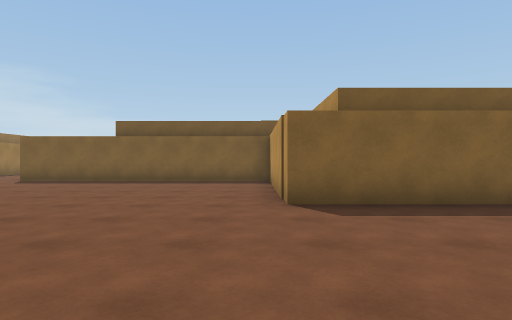
view 1 (above)

22 first-person views from a walk through a 3-D level made in the Unity game engine. The camera is 1.2 m above the floor, looks level and sees 75° across. The floor is counted in squares, 2 m on a side. Each view is taken from the middle of a square. On the plan, view 1 faces up. The plan holds only what a view shows up to about 10 squares ahead; the rest is blank. The place goes on beyond the plan. The player character is not drawn.

view 2
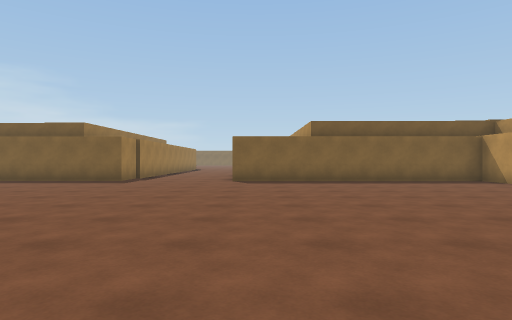

view 3
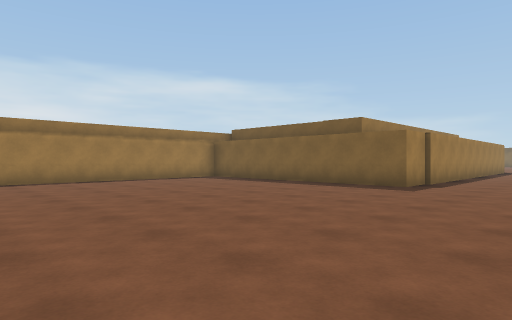

view 4
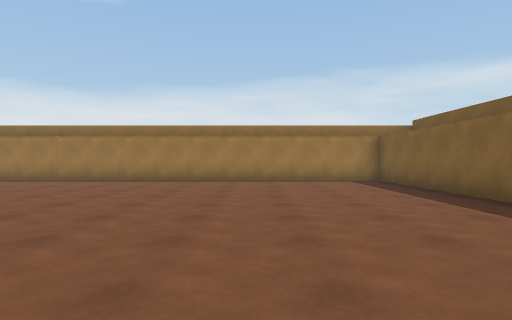

view 5
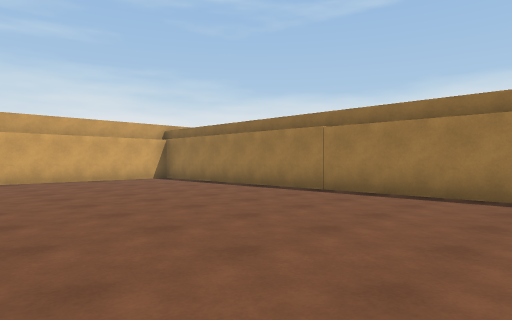

view 6
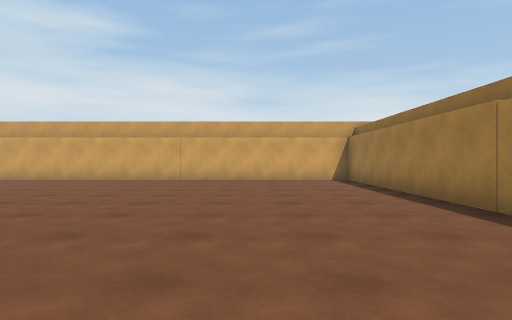

view 7
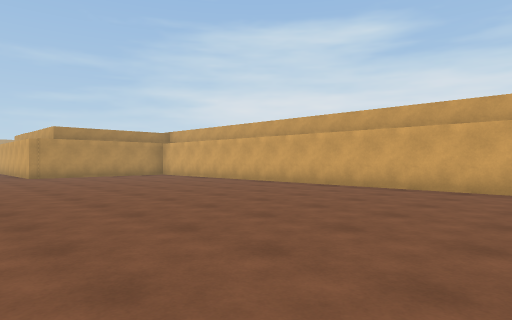

view 8
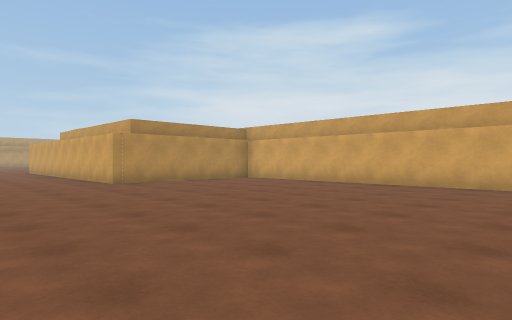

view 9
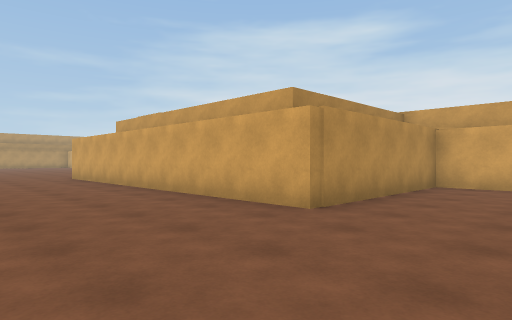

view 10
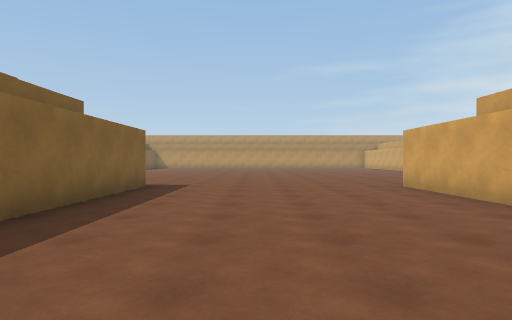

view 11
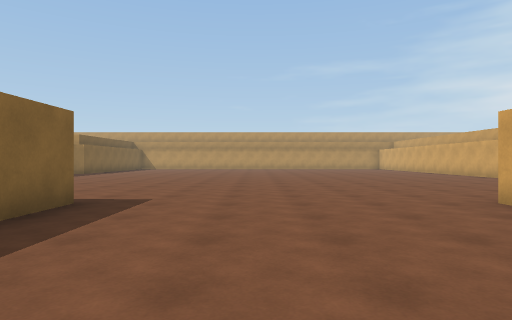

view 12
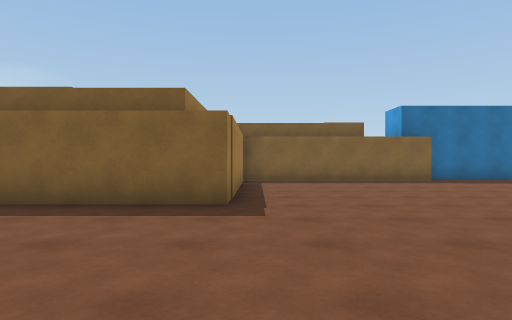

view 13
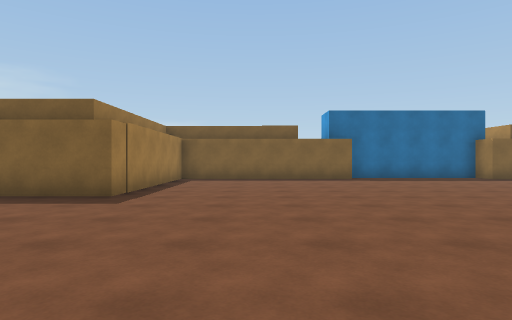

view 14
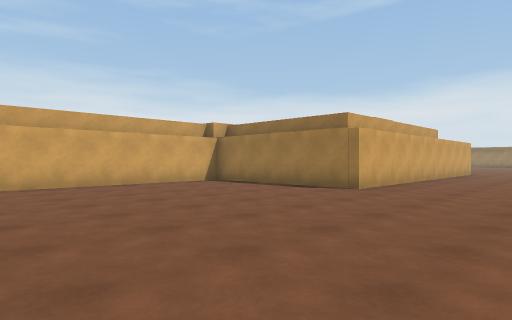

view 15
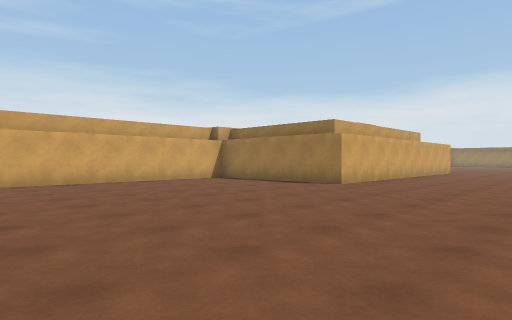

view 16
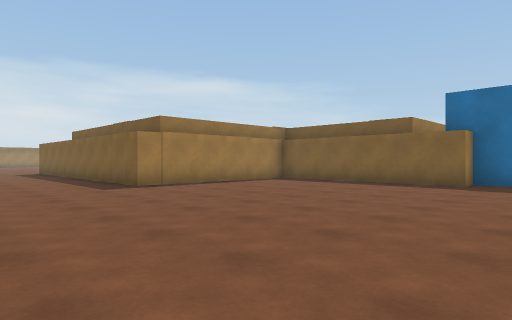

view 17
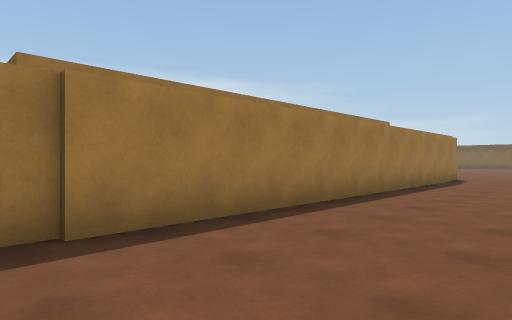

view 18
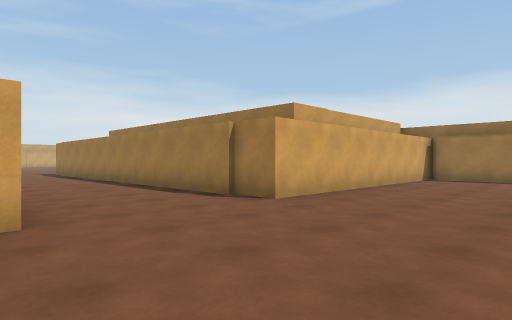

view 19
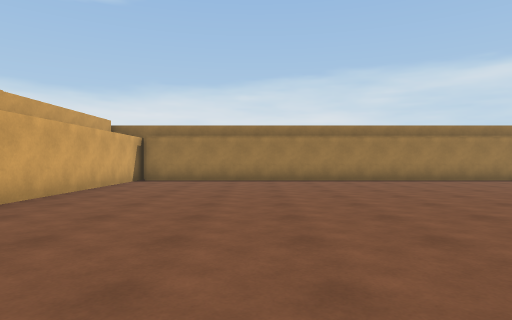

view 20
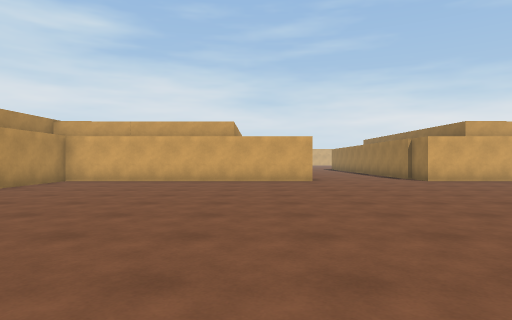

view 21
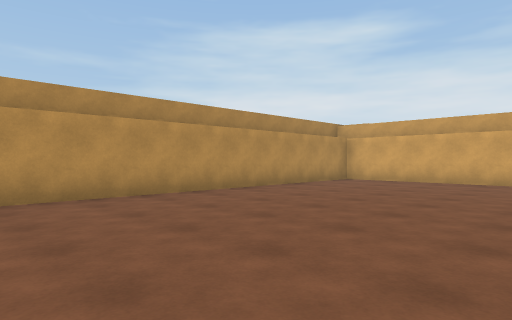

view 22
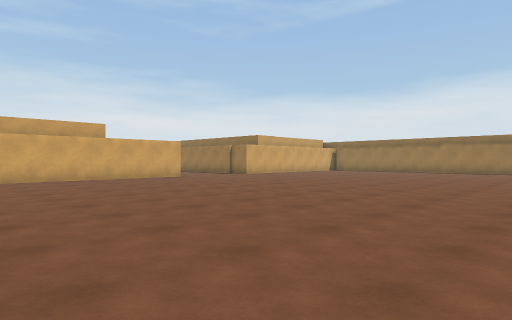

### Floor plan
Points are (right, up) in squares from view 1. A wall is a line through its corners. A room is listed if a view was taken in it or the views show most of it. See-through windows are left out.
Room 1 (views 1, 2, 3, 4, 5, 6, 7, 8, 9, 10, 11, 12, 13, 14, 15, 16, 17)
walls: (3.5, 4.5) (0.4, 4.5) (0.4, 9.6) (-6.8, 9.6); (15.9, 10.2) (15, 10.2) (15, 9.6) (9.6, 9.6) (9.6, 4.5) (5.2, 4.5); (-9.7, 21.6) (-9.7, 9.6) (-16.8, 9.6) (-16.8, -6) (0.4, -6) (0.4, -1.4) (9.6, -1.4) (9.6, -6) (15.9, -6)
ways out: opening at (-8, 22) to room 2
Room 2 (views 18, 19, 20, 21, 22)
walls: (-6.6, 21.6) (0.4, 21.6) (0.4, 30.4); (-16.8, 32.5) (-16.8, 21.6) (-9.7, 21.6)
ways out: opening at (-8, 22) to room 1

Positions as (right, up) in squares from view 1, and headings:
1: (0, 0), facing up
2: (-6, 0), facing up
3: (-7, 2), facing up-left
4: (-7, 6), facing left
5: (-11, 4), facing down-left
6: (-14, 4), facing down
7: (-12, 1), facing down-right
8: (-8, 2), facing down-right
9: (-2, 2), facing down-right
10: (2, 2), facing right
11: (5, 2), facing right
12: (10, 0), facing up
13: (12, -1), facing up
14: (16, 2), facing down-left
15: (17, 3), facing down-left
16: (17, 1), facing up-left
17: (-7, 10), facing up-left
18: (-6, 25), facing down-left
19: (-7, 25), facing left
20: (-5, 31), facing down
21: (-5, 31), facing down-right
22: (0, 32), facing down-left
